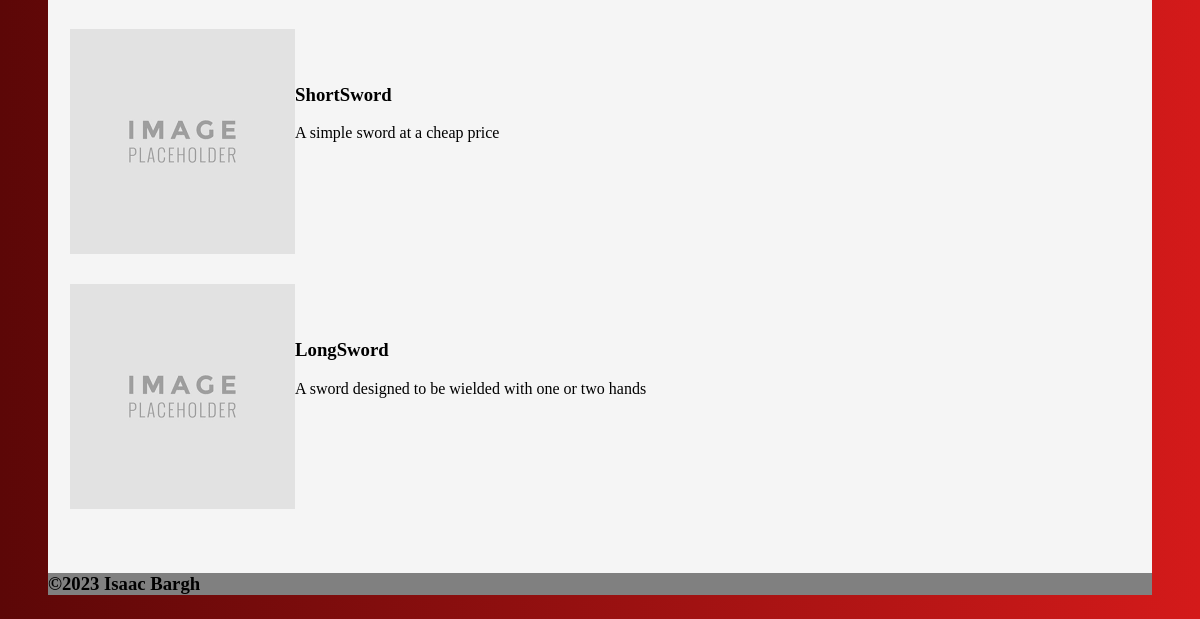
The app's page /all_equipment (lower part), older data.
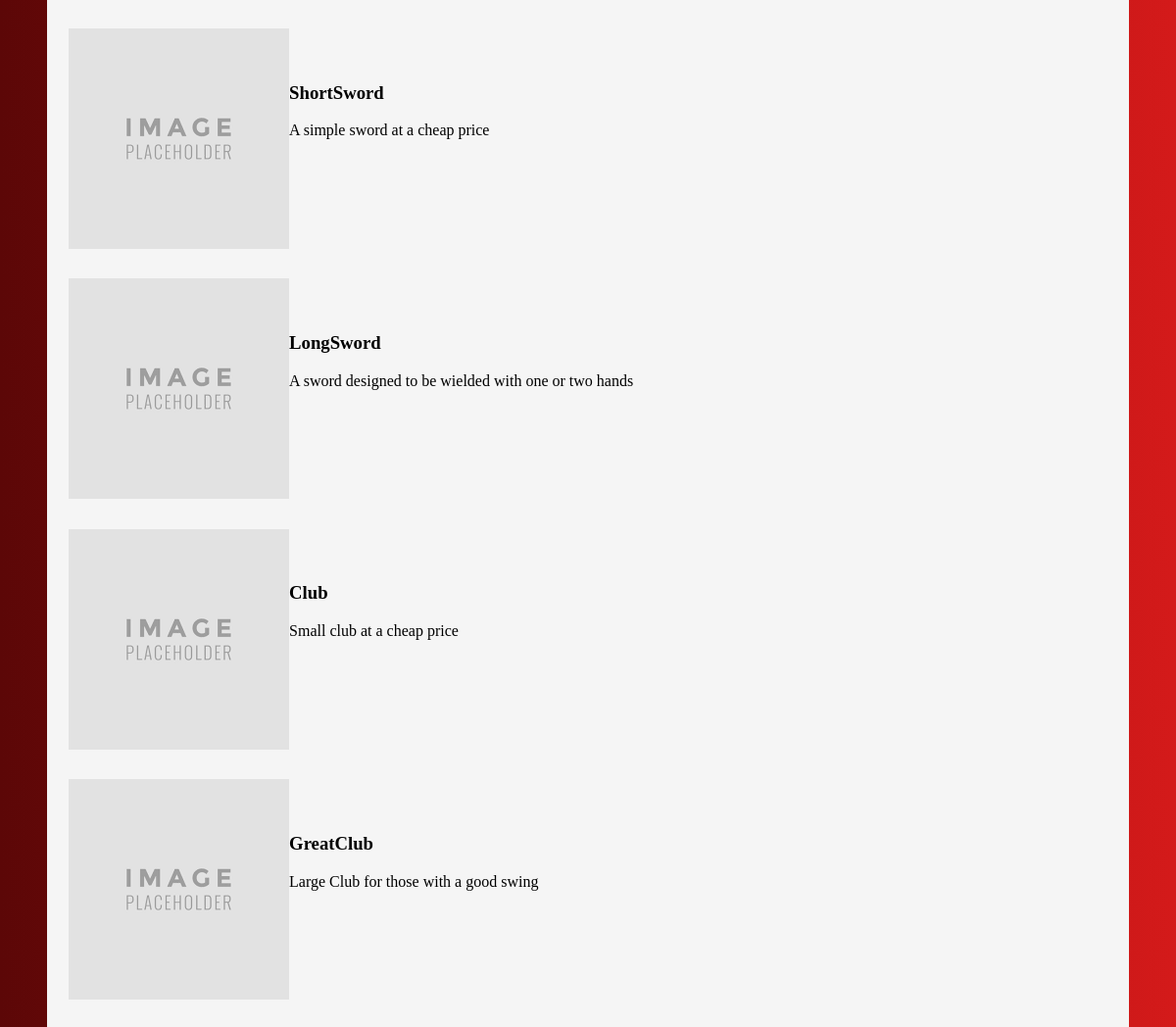
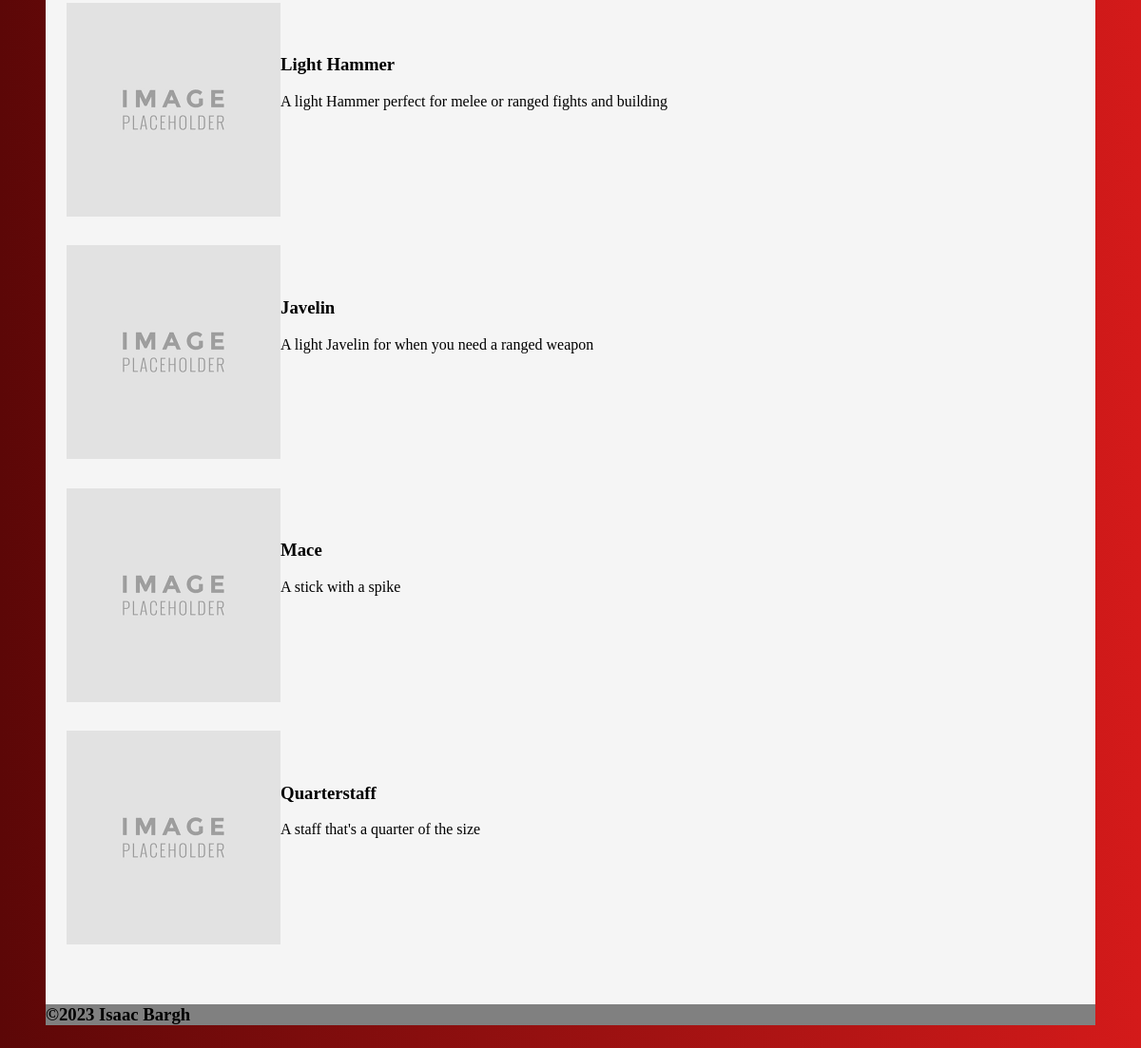
The same page, newer data (2 pictures, top to bottom).
### tables this page shows
CREATE TABLE Equipment (id INTEGER PRIMARY KEY AUTOINCREMENT, name TEXT, description TEXT, category INTEGER REFERENCES EquipmentCategory (id), image TEXT, summary TEXT);

### routes.py (the view)
@app.route('/all_equipment')
def all_equipment():
    equipment = sql_connect('SELECT * FROM Equipment')
    return render_template("all_equipment.html", title="Equipment", equipment=equipment)

### routes.py (called while the page is built)
def sql_connect(query):
    conn = sqlite3.connect('DnD.db')
    cur = conn.cursor()
    cur.execute(query)
    return cur.fetchall()

### templates/all_equipment.html (shortened to what this page needs)
{% extends 'layout.html' %}
{% block content %}
{%for item in equipment%}
<img class="all_img" src="/{{item[4]}}">
<br>
<br>
<h3>
    <a class="all_link" href= "/equipment/{{item[0]}}">
    {{item[1]}}
    </a>
</h3>
<P>{{item[5]}}</P>
<br>
<br>
<br>
<br>
<br>
<br>
<br>
{%endfor%}
{% endblock %}

### templates/layout.html (shortened to what this page needs)
<!DOCTYPE html>
<html lang="en">
<head>
    <link rel="stylesheet" href="/static/css/style.css"/>
</head>
<body>
    <main>
        {% block content %}{% endblock %}
    </main>
    <footer>
        <h3>&copy;2023 Isaac Bargh</h3>
    </footer>
</body>
</html>

### static/css/style.css (style rules this page uses)
body { font-family:"Comic Sans MS"; background-color: whitesmoke; margin-top: 2%; margin-bottom: 2%; margin-right: 4%; margin-left: 4%; font-size: 100%; }
html { background-image: linear-gradient(to left, rgb(212, 26, 26), rgb(92, 7, 7)); }
footer { background-color: gray; font-family: 'Lucida Sans'; }
main { margin-top: 1%; margin-bottom: 3%; margin-right: 2%; margin-left: 2%; }
.all_link { color: Black; text-decoration: none; }
.all_img { float: left; }

Row changes from the older to the newer data that the page shows:
added Equipment: image (placeholder picture), name "Club", summary "Small club at a cheap price"
added Equipment: image (placeholder picture), name "GreatClub", summary "Large Club for those with a good swing"
added Equipment: image (placeholder picture), name "Light Hammer", summary "A light Hammer perfect for melee or ranged fights and building"
added Equipment: image (placeholder picture), name "Javelin", summary "A light Javelin for when you need a ranged weapon"
added Equipment: image (placeholder picture), name "Mace", summary "A stick with a spike"
added Equipment: image (placeholder picture), name "Quarterstaff", summary "A staff that's a quarter of the size"
